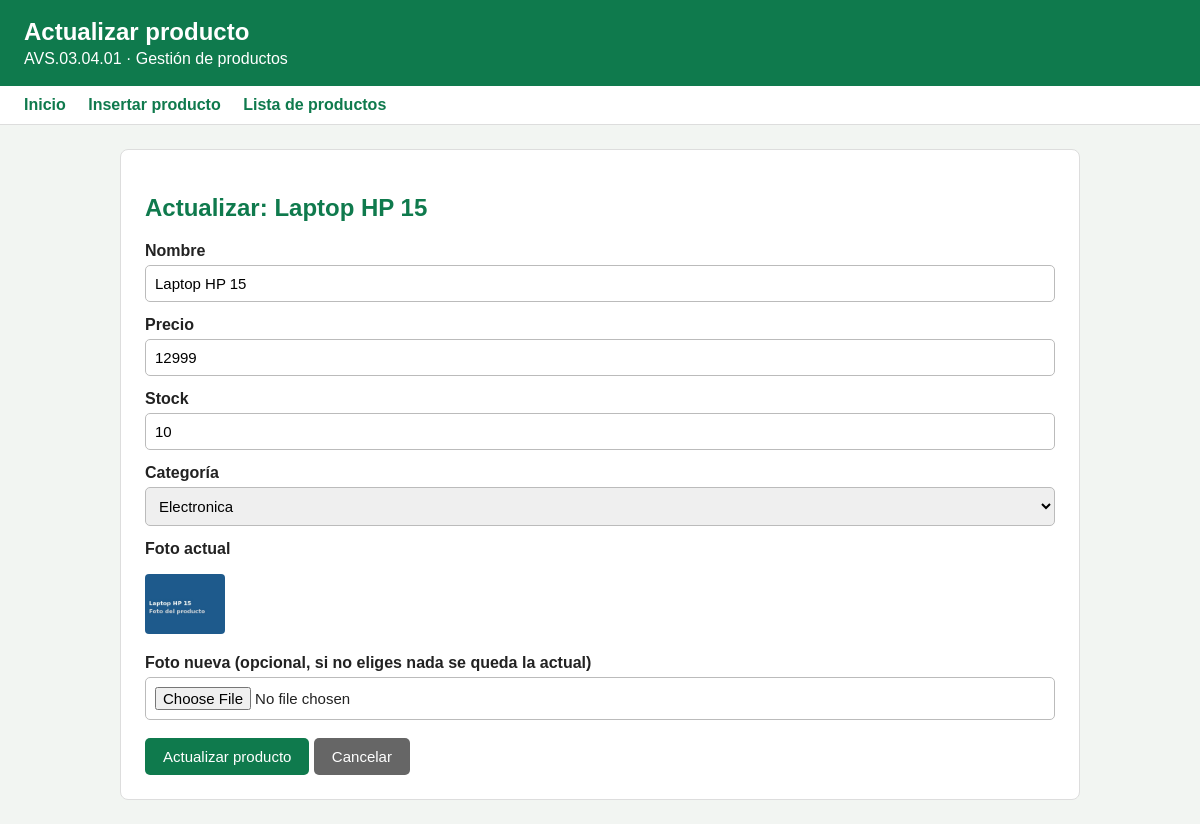
The app's page /productoActualizar.php?id=1 with its own data.
### tables this page shows
CREATE TABLE IF NOT EXISTS productos (
  id_producto INT(11) NOT NULL AUTO_INCREMENT,
  nombre VARCHAR(30) NOT NULL,
  precio DOUBLE NOT NULL,
  stock INT(100) NOT NULL,
  foto_p VARCHAR(100) DEFAULT NULL,
  categoria_id INT(11) NOT NULL,
  PRIMARY KEY (id_producto),
  CONSTRAINT fk_producto_categoria
    FOREIGN KEY (categoria_id) REFERENCES categorias (id_categoria)
    ON DELETE RESTRICT
    ON UPDATE CASCADE
);

CREATE TABLE IF NOT EXISTS categorias (
  id_categoria INT(8) NOT NULL AUTO_INCREMENT,
  descripcion VARCHAR(30) NOT NULL,
  PRIMARY KEY (id_categoria)
);

### Producto.php (called while the page is built, shortened)
<?php
class Producto
{
    private $pdo;
    public function __construct($pdo)
    {
        $this->pdo = $pdo;
    }
    public function listarCategorias()
    {
        $sql = "SELECT id_categoria, descripcion FROM categorias ORDER BY descripcion ASC";
        $stmt = $this->pdo->query($sql);
        return $stmt->fetchAll(PDO::FETCH_ASSOC);
    }
    public function buscarPorId($id)
    {
        $sql = "SELECT * FROM productos WHERE id_producto = ?";
        $stmt = $this->pdo->prepare($sql);
        $stmt->execute([$id]);
        return $stmt->fetch(PDO::FETCH_ASSOC);
    }
}

### productoActualizar.php (the view, shortened to what this page needs)
<?php
require_once 'conexion.php';
require_once 'Producto.php';
$producto = new Producto($pdo);
$categorias = $producto->listarCategorias();
$id = $_GET['id'] ?? '';
$dato = $producto->buscarPorId($id);
?>
<!DOCTYPE html>
<html lang="es">
<head>
    <link rel="stylesheet" href="css/estilos.css">
</head>
<body>
<header>
    <h1>Actualizar producto</h1>
    <p>AVS.03.04.01 &middot; Gestión de productos</p>
</header>
<nav>
    <a href="index.php">Inicio</a>
    <a href="productoInsertar.php">Insertar producto</a>
    <a href="productoLista.php">Lista de productos</a>
</nav>
<main>
    <h2>Actualizar: <?php echo htmlspecialchars($dato['nombre']); ?></h2>
    <form action="productoCont.php" method="post" enctype="multipart/form-data">
        <label for="nombre">Nombre</label>
        <input type="text" id="nombre" name="nombre" maxlength="30" required
               value="<?php echo htmlspecialchars($dato['nombre']); ?>">
        <label for="precio">Precio</label>
        <input type="number" id="precio" name="precio" step="0.01" min="0" required
               value="<?php echo htmlspecialchars($dato['precio']); ?>">
        <label for="stock">Stock</label>
        <input type="number" id="stock" name="stock" step="1" min="0" required
               value="<?php echo htmlspecialchars($dato['stock']); ?>">
        <label for="categoria_id">Categoría</label>
        <select id="categoria_id" name="categoria_id" required>
            <?php foreach ($categorias as $categoria): ?>
                <option value="<?php echo $categoria['id_categoria']; ?>"
                    <?php echo ($categoria['id_categoria'] == $dato['categoria_id']) ? 'selected' : ''; ?>>
                    <?php echo htmlspecialchars($categoria['descripcion']); ?>
                </option>
            <?php endforeach; ?>
        </select>
        <label>Foto actual</label>
        <?php if (!empty($dato['foto_p'])): ?>
            <p><img class="foto" src="imagenes/<?php echo htmlspecialchars($dato['foto_p']); ?>" alt="Foto actual"></p>
        <?php else: ?>
            <p>Sin foto.</p>
        <?php endif; ?>
        <label for="foto">Foto nueva (opcional, si no eliges nada se queda la actual)</label>
        <input type="file" id="foto" name="foto" accept=".jpg,.jpeg,.png,.webp">
        <button type="submit">Actualizar producto</button>
        <a class="boton boton-secundario" href="productoLista.php">Cancelar</a>
    </form>
</main>
</body>
</html>

### css/estilos.css (style rules this page uses)
* { box-sizing: border-box; }
body { font-family: Arial, Helvetica, sans-serif; background: #f2f5f2; color: #222; margin: 0; }
header { background: #0f7a4d; color: #fff; padding: 18px 24px; }
header h1 { margin: 0 0 4px; font-size: 24px; }
header p { margin: 0; }
nav { background: #fff; border-bottom: 1px solid #ddd; padding: 10px 24px; }
nav a { color: #0f7a4d; font-weight: bold; margin-right: 18px; text-decoration: none; }
main { max-width: 960px; margin: 24px auto; background: #fff; padding: 24px; border: 1px solid #ddd; border-radius: 8px; }
h2 { color: #0f7a4d; }
label { display: block; margin-top: 14px; font-weight: bold; }
input, select { width: 100%; padding: 9px; margin-top: 5px; border: 1px solid #bbb; border-radius: 5px; font-size: 15px; }
button, .boton { display: inline-block; background: #0f7a4d; color: #fff; border: none; padding: 10px 18px; margin-top: 18px; border-radius: 5px; font-size: 15px; cursor: pointer; text-decoration: none; }
.boton-secundario { background: #666; }
img.foto { width: 80px; height: 60px; object-fit: cover; border-radius: 4px; }

### records on screen
productos: nombre "Laptop HP 15", precio "12999", stock "10", categoria_id "Electronica", foto_p (picture)
